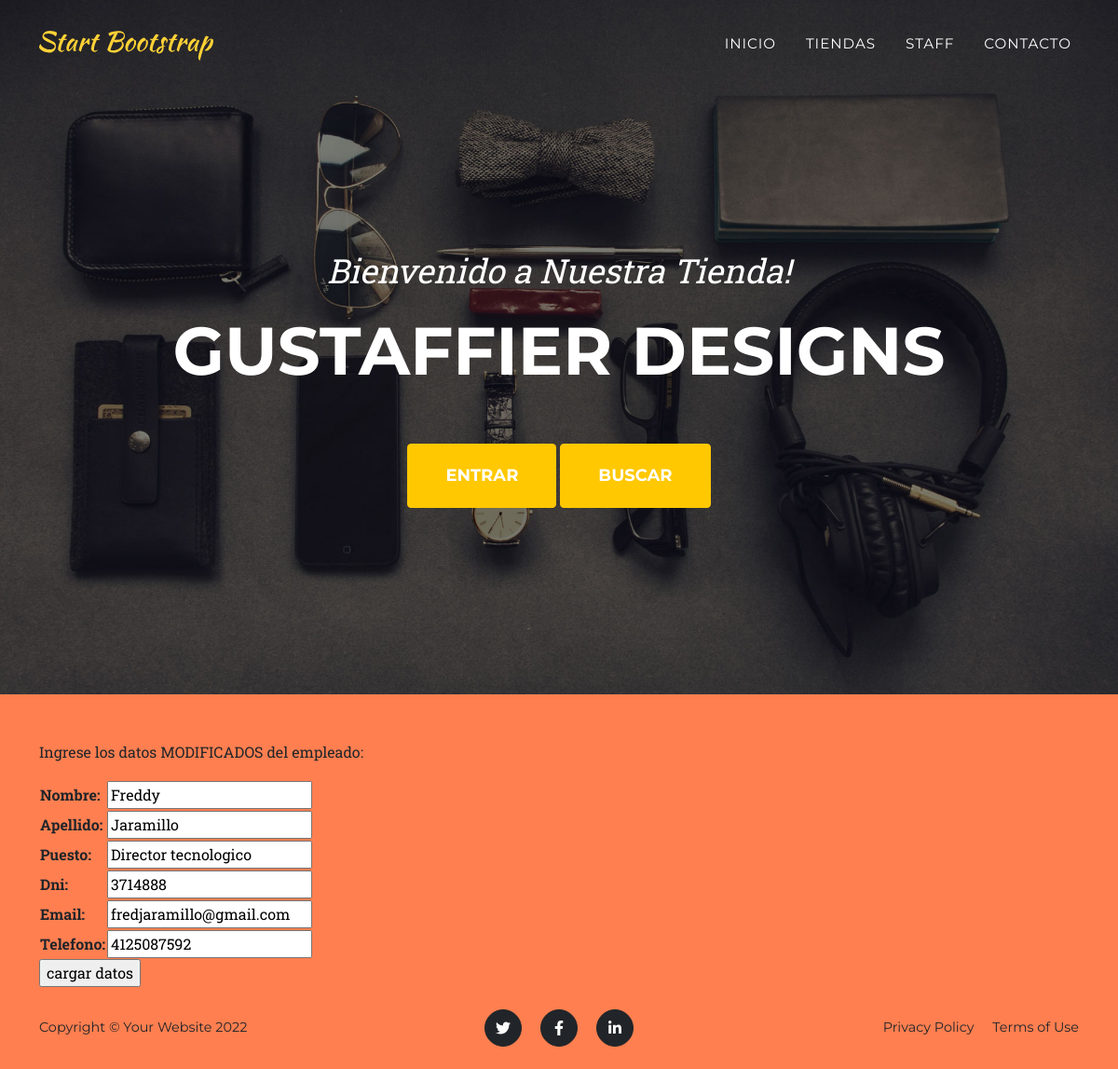
Screenshot of /tiendapp/editarEmpleado/3714888/ with the database file from the repository.
### TiendApp/models.py (models this page shows, shortened)
class Staff(models.Model):
    nombre=models.CharField(max_length=30)
    apellido=models.CharField(max_length=30)
    puesto=models.CharField(max_length=30)
    dni=models.IntegerField(primary_key=True)
    email=models.EmailField()
    telefono=models.IntegerField()

### TiendApp/views.py (the view)
# urls.py: path("editarEmpleado/<empleados_dni>/", actualizar, name="editarEmpleado")
def actualizar (request, empleados_dni):
    empleado=Staff.objects.get(dni=empleados_dni)
    if request.method == "POST":
        mi_form2 =AgregarEmpleado(request.POST)
        print(mi_form2)
        if mi_form2.is_valid:
            info=mi_form2.cleaned_data
            empleado.nombre=info['nombre']
            empleado.apellido=info['apellido']
            empleado.puesto=info['puesto']
            empleado.dni=info['dni']
            empleado.telefono=info['telefono']
            empleado.email=info['email']
            empleado.save()
            return render(request, "tiendapp/index.html")
    else:
        mi_form2= AgregarEmpleado(initial={"nombre":empleado.nombre,"apellido":empleado.apellido, "puesto":empleado.puesto, "dni":empleado.dni, "email":empleado.email, "telefono":empleado.telefono} )
        return render(request, "tiendapp/editarEmpleado.html", {"mi_form2":mi_form2, "empleados_dni":empleados_dni})

### TiendApp/forms.py
class AgregarEmpleado(forms.Form):
    nombre=forms.CharField(max_length=30)
    apellido=forms.CharField(max_length=30)
    puesto=forms.CharField(max_length=30)
    dni=forms.IntegerField()
    email=forms.EmailField()
    telefono=forms.IntegerField()

### TiendApp/templates/TiendApp/editarEmpleado.html (shortened to what this page needs)
{% extends "TiendApp/base.html"%}
{%block main_content%}
<div class="container mt-5">
    <form action="/tiendapp/editarEmpleado/{{empleados_dni}}/" method="POST"> {% csrf_token %}
            <p>Ingrese los datos MODIFICADOS del empleado: </p>
            <table>
                {{mi_form2.as_table}}
            </table>
                <input type="submit" value= "cargar datos" >
        </form>
</div>
{%endblock%}

### TiendApp/templates/TiendApp/editarEmpleado.html (style rules this page uses)
body { background-color: coral; }

### rows the page displays
Staff: nombre "Freddy", apellido "Jaramillo", puesto "Director tecnologico", dni "3714888", email "fredjaramillo@gmail.com", telefono "4125087592"
